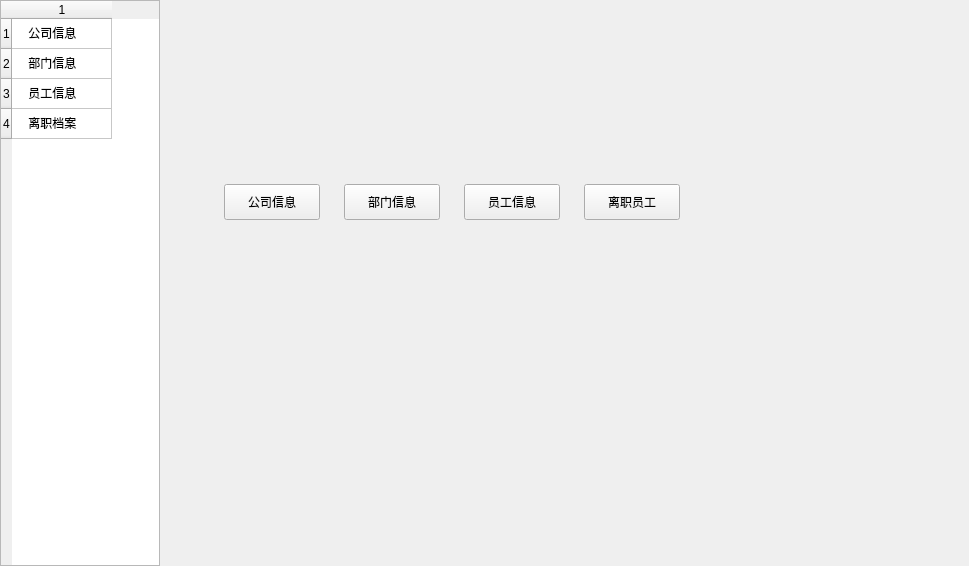
<?xml version="1.0" encoding="UTF-8"?>
<ui version="4.0">
 <class>CPERSONNEL</class>
 <widget class="QWidget" name="CPERSONNEL">
  <property name="geometry">
   <rect>
    <x>0</x>
    <y>0</y>
    <width>969</width>
    <height>566</height>
   </rect>
  </property>
  <property name="windowTitle">
   <string>Form</string>
  </property>
  <widget class="QTableWidget" name="QType_2">
   <property name="geometry">
    <rect>
     <x>0</x>
     <y>0</y>
     <width>160</width>
     <height>566</height>
    </rect>
   </property>
   <property name="styleSheet">
    <string notr="true"/>
   </property>
   <row>
    <property name="text">
     <string>1</string>
    </property>
   </row>
   <row>
    <property name="text">
     <string>2</string>
    </property>
   </row>
   <row>
    <property name="text">
     <string>3</string>
    </property>
   </row>
   <row>
    <property name="text">
     <string>4</string>
    </property>
   </row>
   <column>
    <property name="text">
     <string>1</string>
    </property>
   </column>
   <item row="0" column="0">
    <property name="text">
     <string>    公司信息</string>
    </property>
   </item>
   <item row="1" column="0">
    <property name="text">
     <string>    部门信息</string>
    </property>
   </item>
   <item row="2" column="0">
    <property name="text">
     <string>    员工信息</string>
    </property>
   </item>
   <item row="3" column="0">
    <property name="text">
     <string>    离职档案</string>
    </property>
   </item>
  </widget>
  <widget class="QStackedWidget" name="stackedWidget_2">
   <property name="enabled">
    <bool>true</bool>
   </property>
   <property name="geometry">
    <rect>
     <x>184</x>
     <y>24</y>
     <width>767</width>
     <height>523</height>
    </rect>
   </property>
   <property name="lineWidth">
    <number>0</number>
   </property>
   <property name="currentIndex">
    <number>0</number>
   </property>
   <widget class="QWidget" name="QstackeHomepage2">
    <widget class="QPushButton" name="QpbtnStaff">
     <property name="geometry">
      <rect>
       <x>280</x>
       <y>160</y>
       <width>96</width>
       <height>36</height>
      </rect>
     </property>
     <property name="text">
      <string>员工信息</string>
     </property>
    </widget>
    <widget class="QPushButton" name="QpbtnCompany">
     <property name="geometry">
      <rect>
       <x>40</x>
       <y>160</y>
       <width>96</width>
       <height>36</height>
      </rect>
     </property>
     <property name="text">
      <string>公司信息</string>
     </property>
    </widget>
    <widget class="QPushButton" name="QpbtnDimission">
     <property name="geometry">
      <rect>
       <x>400</x>
       <y>160</y>
       <width>96</width>
       <height>36</height>
      </rect>
     </property>
     <property name="text">
      <string>离职员工</string>
     </property>
    </widget>
    <widget class="QPushButton" name="QpbtnDepartment">
     <property name="geometry">
      <rect>
       <x>160</x>
       <y>160</y>
       <width>96</width>
       <height>36</height>
      </rect>
     </property>
     <property name="text">
      <string>部门信息</string>
     </property>
    </widget>
   </widget>
   <widget class="QWidget" name="QstackeCompany"/>
   <widget class="QWidget" name="QstackeDepartment"/>
   <widget class="QWidget" name="QstackeStaff"/>
   <widget class="QWidget" name="QstackeDimission"/>
   <widget class="QWidget" name="QstackeParameter"/>
  </widget>
 </widget>
 <tabstops>
  <tabstop>QpbtnCompany</tabstop>
  <tabstop>QpbtnDepartment</tabstop>
  <tabstop>QpbtnStaff</tabstop>
  <tabstop>QpbtnDimission</tabstop>
 </tabstops>
 <resources/>
 <connections/>
</ui>
